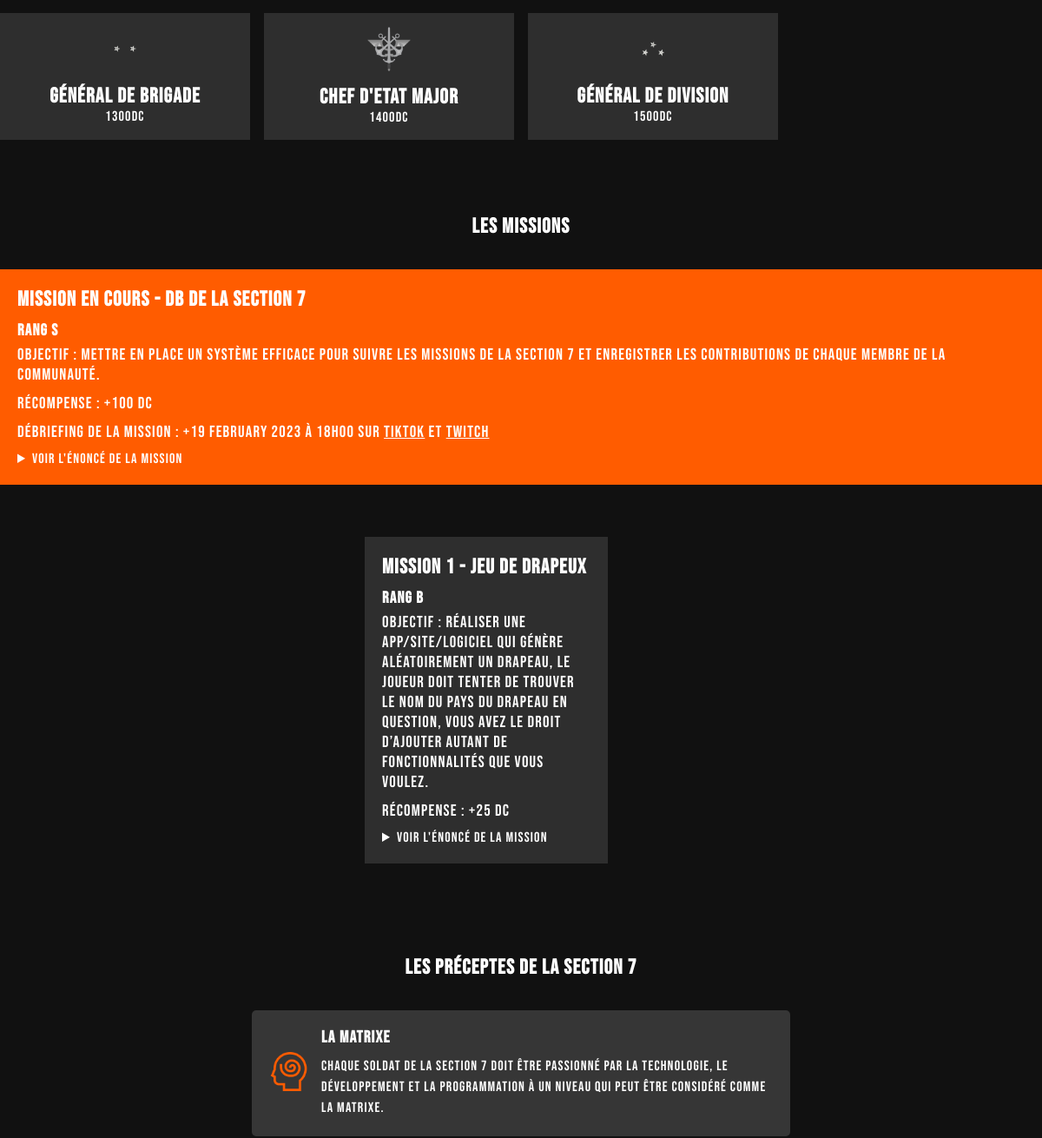
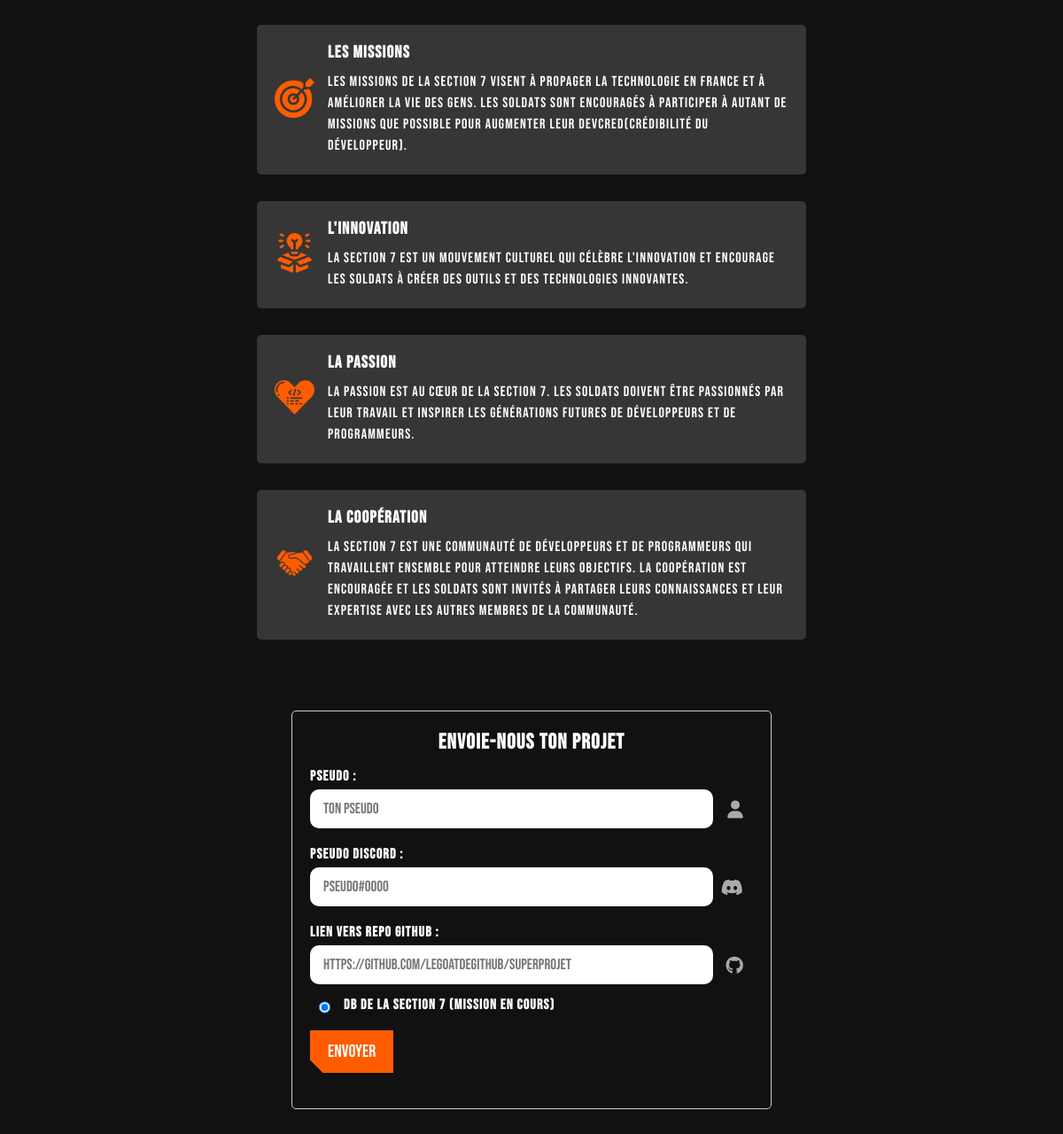
Before: / (lower part) with the older database file (2 pictures, top to bottom).
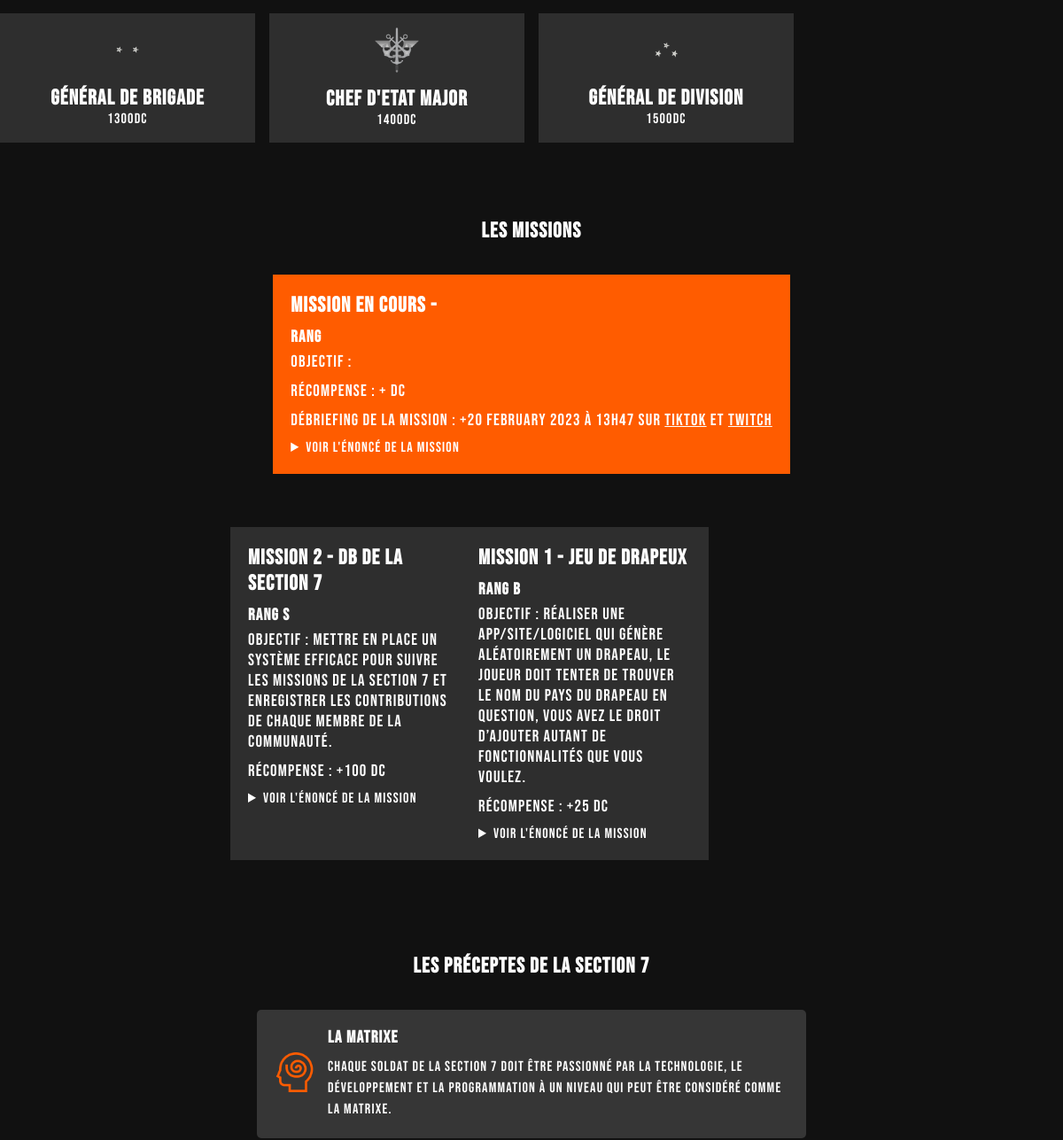
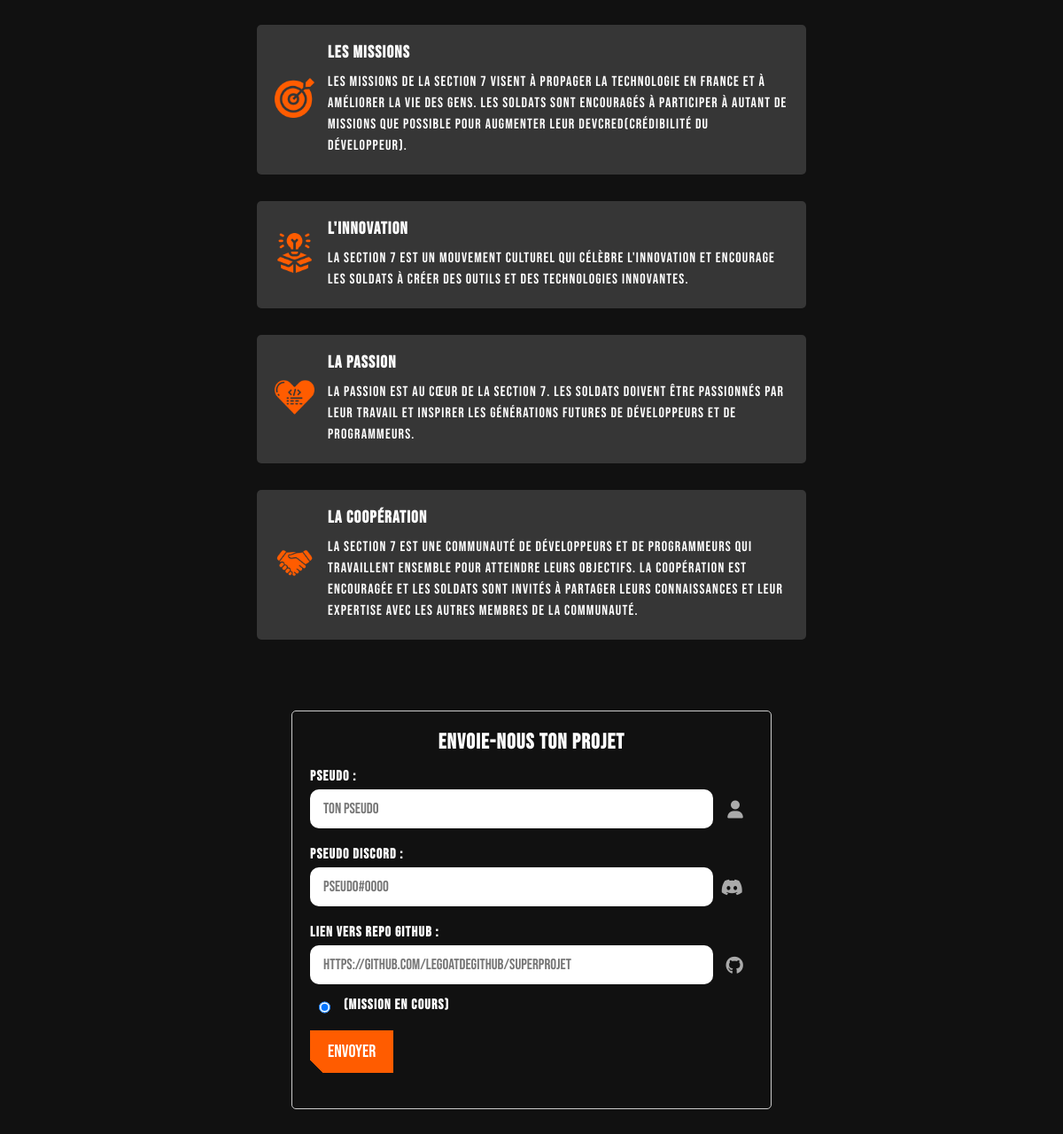
After: the same page with the newer database file (2 pictures, top to bottom).
### tables this page shows
CREATE TABLE `grades` (
  `image` varchar(55) NOT NULL DEFAULT 'helmet',
  `nom` varchar(55) NOT NULL,
  `dc` int(11) NOT NULL
);

CREATE TABLE `missions_desc` (
  `idMission` int(11) NOT NULL,
  `nomMission` varchar(300) NOT NULL,
  `rangMission` varchar(1) NOT NULL,
  `objectifMission` mediumtext NOT NULL,
  `recompense` int(11) NOT NULL,
  `enonce` text DEFAULT NULL,
  `statut` varchar(10000) NOT NULL,
  `deadline` datetime NOT NULL
);

CREATE TABLE `preceptes` (
  `precepte` text NOT NULL,
  `description` text NOT NULL,
  `image` varchar(255) NOT NULL
);

### inc/grades.php (the view, shortened to what the changed rows need)
<?php
require('lib/db.php');
$stmt = $db->prepare('SELECT * FROM grades');
$stmt->execute();
$grades = $stmt->fetchAll();
?>
<section id="grades">
    <div class="gradesDesc">
    <div class="grades">
    <?php
            foreach ($grades as $grade) {
                echo '<div class="grade"><img src="src/media/'. $grade['image'] .'.png"><h2>'. $grade['nom'] .'</h2><p>'. $grade['dc'] .'DC</p></div>';
            }
        ?>
    </div>
</section>

### inc/missions.php (shortened to what the changed rows need)
<?php
require_once('lib/db.php');
$stmt = $db->prepare('SELECT * FROM missions_desc WHERE statut="A"');
$stmt->execute();
$row = $stmt->fetch();
$date_str = $row['deadline'];
$date = new DateTime($date_str);
$date_format = strftime('%e %B %Y à %Hh%M', $date->getTimestamp());
?>
<section class="missions" id="missions">
    <div class="container">
      <h2 class="newSectionH1">Les Missions</h2>
      <div class="mission-wrapper">
        <div class="mission urgent">
          <h3 class="mission-title">Mission en cours - <?php echo($row['nomMission']);?></h3>
          <h3>Rang <?php echo($row['rangMission']);?></h3>
          <h3 class="recomp">Objectif : <?php echo($row['objectifMission']); ?></h3>
          <h3 class="recomp">Récompense : <span>+<?php echo($row['recompense']);?> DC</span></h3>
          <h3 class="recomp">Débriefing de la mission : <span>+<?php echo $date_format;?></span> sur <a href="https://www.tiktok.com/@mauvetech"><u>TikTok</u> et <a href="https://www.twitch.tv/mauvetech"><u>Twitch</u ></a></h3>
          <details>
            <summary>Voir l'énoncé de la mission</summary>
        </details>
        </div>
        <?php
        $stmt = $db->prepare('SELECT * FROM missions_desc WHERE statut="F" LIMIT 6');
        $stmt->execute();
        $nbLignes = $stmt->rowCount();
        $oldMissions = $stmt->fetchAll();
        ?>
        <div class="missions-grid" style="display: grid; grid-template-columns: <?php
                switch ($nbLignes) {
                    case 1:
                        echo '1fr';
                        break;
                    case 2:
                        echo '1fr 1fr';
                        break;
                }
            ?>; justify-items: center; gap: 20px;">
            <?php
                foreach($oldMissions as $oldMission) {
                    echo('<div class="mission" style="width: 100%; max-width: 400px; margin-left: calc((100% - ' . $nbLignes . ' * 400px) / ' . $nbLignes * 2 . ');">
                        <h3 class="mission-title">Mission '. $oldMission['idMission'] .' - '. $oldMission['nomMission'] .'</h3>
                        <h3>Rang '. $oldMission["rangMission"] .'</h3>
                        <h3 class="recomp">Objectif : '.$oldMission["objectifMission"].'</h3>
                        <h3 class="recomp">Récompense : <span>+'.$oldMission["recompense"].' DC</span></h3>
                        <details>
                            <summary>Voir l\'énoncé de la mission</summary>
                            <p>'.$oldMission["enonce"].'</p>
                        </details>
                    </div>');
                }
            ?>
          </div>
      </div>
    </div>
</section>

### inc/preceptes.php
<section class="precepts-section" id="preceptes">
  <h2 class="newSectionH1">Les préceptes de la Section 7</h2>
  <?php
  $stmt = $db->prepare('SELECT * FROM preceptes');
  $stmt->execute();
  $preceptes = $stmt->fetchAll();
  ?>
  <div class="precepts-container">
    <?php
    foreach($preceptes as $precepte) {
      echo '
      <div class="precept" style="display: flex;align-items: center;">
        <div class="preceptLeft">
          <img class="precept-img" style="width: 45px;margin-right: 15px;" src="src/media/'.$precepte['image'].'.png">
        </div>
        <div class="preceptRight">
          <h3 class="precept-title">'.$precepte['precepte'].'</h3>
          <p class="precept-text">'.$precepte['description'].'</p>
        </div>
      </div>
      ';
    }
    ?>
  </div>
</section>

### inc/form.php (shortened to what the changed rows need)
<?php
require('lib/db.php');
$stmt = $db->prepare('SELECT * FROM missions_desc WHERE statut="A"');
$stmt->execute();
$row = $stmt->fetch();
?>
<section id="Subs">
<form class="form" method="POST">
  <h2>Envoie-nous ton projet</h2>
  <div class="form-group">
    <div class="formRadio">
      <input type="radio" id="forMission" name="nomMission" value="<?php echo $row['nomMission'];?>" checked>
      <label for="forMission"><?php echo($row['nomMission']);?> (Mission en cours)</label>
    </div>
</form>
</section>

Changed rows visible on the page:
now on one of the page's lists (row edited): missions_desc: idMission "2", nomMission "DB de la Section 7", rangMission "S", objectifMission "Mettre en place un système efficace pour suivre les missions de la Section 7 et enregistrer les contributions de chaque membre de la communauté.", recompense "100"
changed missions_desc "DB de la Section 7": nomMission "DB de la Section 7" → (not shown); rangMission "S" → (not shown); objectifMission "Mettre en place un système efficace pour suivre les missions de la Section 7 et enregistrer les contributions de chaque membre de la communauté." → (not shown); recompense "100" → (not shown); deadline "19 February 2023 à 18h00" → (not shown)
Other visible differences:
$date_format: (not shown) → "20 February 2023 à 13h47"
form field nomMission: "☑ DB de la Section 7 (Mission en" → "☑ (Mission en cours)"
